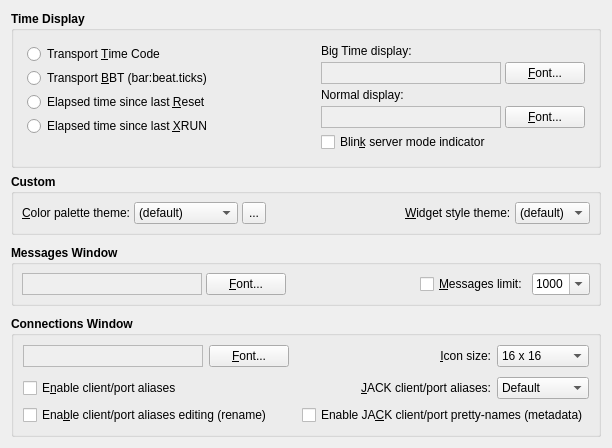
     <widget class="QWidget" name="DisplayTabPage">
      <attribute name="title">
       <string>Display</string>
      </attribute>
      <layout class="QVBoxLayout">
       <item>
        <widget class="QGroupBox" name="TimeDisplayGroupBox">
         <property name="font">
          <font>
           <weight>75</weight>
           <bold>true</bold>
          </font>
         </property>
         <property name="title">
          <string>Time Display</string>
         </property>
         <property name="flat">
          <bool>true</bool>
         </property>
         <layout class="QGridLayout">
          <item row="0" column="0">
           <layout class="QVBoxLayout">
            <property name="spacing">
             <number>4</number>
            </property>
            <property name="leftMargin">
             <number>4</number>
            </property>
            <property name="topMargin">
             <number>4</number>
            </property>
            <property name="rightMargin">
             <number>4</number>
            </property>
            <property name="bottomMargin">
             <number>4</number>
            </property>
            <item>
             <widget class="QRadioButton" name="TransportTimeRadioButton">
              <property name="font">
               <font>
                <weight>50</weight>
                <bold>false</bold>
               </font>
              </property>
              <property name="text">
               <string>Transport &amp;Time Code</string>
              </property>
             </widget>
            </item>
            <item>
             <widget class="QRadioButton" name="TransportBBTRadioButton">
              <property name="font">
               <font>
                <weight>50</weight>
                <bold>false</bold>
               </font>
              </property>
              <property name="text">
               <string>Transport &amp;BBT (bar:beat.ticks)</string>
              </property>
             </widget>
            </item>
            <item>
             <widget class="QRadioButton" name="ElapsedResetRadioButton">
              <property name="font">
               <font>
                <weight>50</weight>
                <bold>false</bold>
               </font>
              </property>
              <property name="text">
               <string>Elapsed time since last &amp;Reset</string>
              </property>
             </widget>
            </item>
            <item>
             <widget class="QRadioButton" name="ElapsedXrunRadioButton">
              <property name="font">
               <font>
                <weight>50</weight>
                <bold>false</bold>
               </font>
              </property>
              <property name="text">
               <string>Elapsed time since last &amp;XRUN</string>
              </property>
             </widget>
            </item>
           </layout>
          </item>
          <item row="0" column="1" rowspan="2">
           <spacer>
            <property name="orientation">
             <enum>Qt::Horizontal</enum>
            </property>
            <property name="sizeHint" stdset="0">
             <size>
              <width>8</width>
              <height>20</height>
             </size>
            </property>
           </spacer>
          </item>
          <item row="0" column="2" rowspan="2">
           <layout class="QGridLayout">
            <property name="leftMargin">
             <number>4</number>
            </property>
            <property name="topMargin">
             <number>4</number>
            </property>
            <property name="rightMargin">
             <number>4</number>
            </property>
            <property name="bottomMargin">
             <number>4</number>
            </property>
            <property name="spacing">
             <number>4</number>
            </property>
            <item row="3" column="0">
             <widget class="QLabel" name="DisplayFont2TextLabel">
              <property name="minimumSize">
               <size>
                <width>180</width>
                <height>0</height>
               </size>
              </property>
              <property name="maximumSize">
               <size>
                <width>260</width>
                <height>32767</height>
               </size>
              </property>
              <property name="font">
               <font>
                <weight>50</weight>
                <bold>false</bold>
               </font>
              </property>
              <property name="toolTip">
               <string>Sample front panel normal display font</string>
              </property>
              <property name="autoFillBackground">
               <bool>true</bool>
              </property>
              <property name="frameShape">
               <enum>QFrame::StyledPanel</enum>
              </property>
              <property name="frameShadow">
               <enum>QFrame::Sunken</enum>
              </property>
              <property name="alignment">
               <set>Qt::AlignCenter</set>
              </property>
              <property name="wordWrap">
               <bool>false</bool>
              </property>
             </widget>
            </item>
            <item row="1" column="0">
             <widget class="QLabel" name="DisplayFont1TextLabel">
              <property name="minimumSize">
               <size>
                <width>180</width>
                <height>0</height>
               </size>
              </property>
              <property name="maximumSize">
               <size>
                <width>260</width>
                <height>32767</height>
               </size>
              </property>
              <property name="font">
               <font>
                <weight>50</weight>
                <bold>false</bold>
               </font>
              </property>
              <property name="toolTip">
               <string>Sample big time display font</string>
              </property>
              <property name="autoFillBackground">
               <bool>true</bool>
              </property>
              <property name="frameShape">
               <enum>QFrame::StyledPanel</enum>
              </property>
              <property name="frameShadow">
               <enum>QFrame::Sunken</enum>
              </property>
              <property name="alignment">
               <set>Qt::AlignCenter</set>
              </property>
              <property name="wordWrap">
               <bool>false</bool>
              </property>
             </widget>
            </item>
            <item row="0" column="0" colspan="2">
             <widget class="QLabel" name="DisplayFont1Label">
              <property name="font">
               <font>
                <weight>50</weight>
                <bold>false</bold>
               </font>
              </property>
              <property name="text">
               <string>Big Time display:</string>
              </property>
              <property name="wordWrap">
               <bool>false</bool>
              </property>
             </widget>
            </item>
            <item row="3" column="1">
             <widget class="QPushButton" name="DisplayFont2PushButton">
              <property name="font">
               <font>
                <weight>50</weight>
                <bold>false</bold>
               </font>
              </property>
              <property name="toolTip">
               <string>Select font for front panel normal display</string>
              </property>
              <property name="text">
               <string>&amp;Font...</string>
              </property>
              <property name="autoDefault">
               <bool>false</bool>
              </property>
             </widget>
            </item>
            <item row="1" column="1">
             <widget class="QPushButton" name="DisplayFont1PushButton">
              <property name="font">
               <font>
                <weight>50</weight>
                <bold>false</bold>
               </font>
              </property>
              <property name="toolTip">
               <string>Select font for big time display</string>
              </property>
              <property name="text">
               <string>&amp;Font...</string>
              </property>
              <property name="autoDefault">
               <bool>false</bool>
              </property>
             </widget>
            </item>
            <item row="2" column="0" colspan="2">
             <widget class="QLabel" name="DisplayFont2Label">
              <property name="font">
               <font>
                <weight>50</weight>
                <bold>false</bold>
               </font>
              </property>
              <property name="text">
               <string>Normal display:</string>
              </property>
              <property name="wordWrap">
               <bool>false</bool>
              </property>
             </widget>
            </item>
            <item row="4" column="0" colspan="2">
             <widget class="QCheckBox" name="DisplayBlinkCheckBox">
              <property name="font">
               <font>
                <weight>50</weight>
                <bold>false</bold>
               </font>
              </property>
              <property name="toolTip">
               <string>Whether to enable blinking (flashing) of the server mode (RT) indicator</string>
              </property>
              <property name="text">
               <string>Blin&amp;k server mode indicator</string>
              </property>
             </widget>
            </item>
           </layout>
          </item>
         </layout>
        </widget>
       </item>
       <item>
        <widget class="QGroupBox" name="DisplayCustomGroupBox">
         <property name="font">
          <font>
           <weight>75</weight>
           <bold>true</bold>
          </font>
         </property>
         <property name="title">
          <string>Custom</string>
         </property>
         <property name="flat">
          <bool>true</bool>
         </property>
         <layout class="QGridLayout">
          <property name="leftMargin">
           <number>8</number>
          </property>
          <property name="topMargin">
           <number>8</number>
          </property>
          <property name="rightMargin">
           <number>8</number>
          </property>
          <property name="bottomMargin">
           <number>8</number>
          </property>
          <property name="spacing">
           <number>4</number>
          </property>
          <item row="0" column="0">
           <widget class="QLabel" name="CustomColorThemeTextLabel">
            <property name="font">
             <font>
              <weight>50</weight>
              <bold>false</bold>
             </font>
            </property>
            <property name="text">
             <string>&amp;Color palette theme:</string>
            </property>
            <property name="alignment">
             <set>Qt::AlignRight|Qt::AlignTrailing|Qt::AlignVCenter</set>
            </property>
            <property name="buddy">
             <cstring>CustomColorThemeComboBox</cstring>
            </property>
           </widget>
          </item>
          <item row="0" column="1">
           <widget class="QComboBox" name="CustomColorThemeComboBox">
            <property name="font">
             <font>
              <weight>50</weight>
              <bold>false</bold>
             </font>
            </property>
            <property name="toolTip">
             <string>Custom color palette theme</string>
            </property>
            <property name="editable">
             <bool>false</bool>
            </property>
            <item>
             <property name="text">
              <string>(default)</string>
             </property>
            </item>
            <item>
             <property name="text">
              <string>Wonton Soup</string>
             </property>
            </item>
            <item>
             <property name="text">
              <string>KXStudio</string>
             </property>
            </item>
           </widget>
          </item>
          <item row="0" column="3">
           <widget class="QToolButton" name="CustomColorThemeToolButton">
            <property name="minimumSize">
             <size>
              <width>22</width>
              <height>22</height>
             </size>
            </property>
            <property name="maximumSize">
             <size>
              <width>24</width>
              <height>24</height>
             </size>
            </property>
            <property name="font">
             <font>
              <weight>50</weight>
              <bold>false</bold>
             </font>
            </property>
            <property name="focusPolicy">
             <enum>Qt::TabFocus</enum>
            </property>
            <property name="toolTip">
             <string>Manage custom color palette themes</string>
            </property>
            <property name="text">
             <string>...</string>
            </property>
           </widget>
          </item>
          <item row="0" column="4">
           <spacer>
            <property name="orientation">
             <enum>Qt::Horizontal</enum>
            </property>
            <property name="sizeHint" stdset="0">
             <size>
              <width>20</width>
              <height>20</height>
             </size>
            </property>
           </spacer>
          </item>
          <item row="0" column="5">
           <widget class="QLabel" name="CustomStyleThemeTextLabel">
            <property name="font">
             <font>
              <weight>50</weight>
              <bold>false</bold>
             </font>
            </property>
            <property name="text">
             <string>&amp;Widget style theme:</string>
            </property>
            <property name="buddy">
             <cstring>CustomStyleThemeComboBox</cstring>
            </property>
           </widget>
          </item>
          <item row="0" column="6">
           <widget class="QComboBox" name="CustomStyleThemeComboBox">
            <property name="font">
             <font>
              <weight>50</weight>
              <bold>false</bold>
             </font>
            </property>
            <property name="toolTip">
             <string>Custom widget style theme</string>
            </property>
            <property name="editable">
             <bool>false</bool>
            </property>
            <item>
             <property name="text">
              <string>(default)</string>
             </property>
            </item>
           </widget>
          </item>
         </layout>
        </widget>
       </item>
       <item>
        <spacer>
         <property name="orientation">
          <enum>Qt::Vertical</enum>
         </property>
         <property name="sizeHint" stdset="0">
          <size>
           <width>20</width>
           <height>4</height>
          </size>
         </property>
        </spacer>
       </item>
       <item>
        <widget class="QGroupBox" name="MessagesWindowGroupBox">
         <property name="font">
          <font>
           <weight>75</weight>
           <bold>true</bold>
          </font>
         </property>
         <property name="title">
          <string>Messages Window</string>
         </property>
         <property name="flat">
          <bool>true</bool>
         </property>
         <layout class="QHBoxLayout">
          <property name="spacing">
           <number>4</number>
          </property>
          <property name="leftMargin">
           <number>8</number>
          </property>
          <property name="topMargin">
           <number>8</number>
          </property>
          <property name="rightMargin">
           <number>8</number>
          </property>
          <property name="bottomMargin">
           <number>8</number>
          </property>
          <item>
           <widget class="QLabel" name="MessagesFontTextLabel">
            <property name="minimumSize">
             <size>
              <width>180</width>
              <height>0</height>
             </size>
            </property>
            <property name="maximumSize">
             <size>
              <width>260</width>
              <height>16777215</height>
             </size>
            </property>
            <property name="font">
             <font>
              <weight>50</weight>
              <bold>false</bold>
             </font>
            </property>
            <property name="toolTip">
             <string>Sample messages text font display</string>
            </property>
            <property name="autoFillBackground">
             <bool>true</bool>
            </property>
            <property name="frameShape">
             <enum>QFrame::StyledPanel</enum>
            </property>
            <property name="frameShadow">
             <enum>QFrame::Sunken</enum>
            </property>
            <property name="alignment">
             <set>Qt::AlignCenter</set>
            </property>
            <property name="wordWrap">
             <bool>false</bool>
            </property>
           </widget>
          </item>
          <item>
           <widget class="QPushButton" name="MessagesFontPushButton">
            <property name="font">
             <font>
              <weight>50</weight>
              <bold>false</bold>
             </font>
            </property>
            <property name="toolTip">
             <string>Select font for the messages text display</string>
            </property>
            <property name="text">
             <string>&amp;Font...</string>
            </property>
            <property name="autoDefault">
             <bool>false</bool>
            </property>
           </widget>
          </item>
          <item>
           <spacer>
            <property name="orientation">
             <enum>Qt::Horizontal</enum>
            </property>
            <property name="sizeHint" stdset="0">
             <size>
              <width>8</width>
              <height>20</height>
             </size>
            </property>
           </spacer>
          </item>
          <item>
           <widget class="QCheckBox" name="MessagesLimitCheckBox">
            <property name="font">
             <font>
              <weight>50</weight>
              <bold>false</bold>
             </font>
            </property>
            <property name="toolTip">
             <string>Whether to keep a maximum number of lines in the messages window</string>
            </property>
            <property name="text">
             <string>&amp;Messages limit:</string>
            </property>
           </widget>
          </item>
          <item>
           <widget class="QComboBox" name="MessagesLimitLinesComboBox">
            <property name="font">
             <font>
              <weight>50</weight>
              <bold>false</bold>
             </font>
            </property>
            <property name="toolTip">
             <string>The maximum number of message lines to keep in view</string>
            </property>
            <property name="editable">
             <bool>true</bool>
            </property>
            <property name="currentIndex">
             <number>3</number>
            </property>
            <item>
             <property name="text">
              <string>100</string>
             </property>
            </item>
            <item>
             <property name="text">
              <string>250</string>
             </property>
            </item>
            <item>
             <property name="text">
              <string>500</string>
             </property>
            </item>
            <item>
             <property name="text">
              <string>1000</string>
             </property>
            </item>
            <item>
             <property name="text">
              <string>2500</string>
             </property>
            </item>
            <item>
             <property name="text">
              <string>5000</string>
             </property>
            </item>
           </widget>
          </item>
         </layout>
        </widget>
       </item>
       <item>
        <spacer>
         <property name="orientation">
          <enum>Qt::Vertical</enum>
         </property>
         <property name="sizeHint" stdset="0">
          <size>
           <width>20</width>
           <height>4</height>
          </size>
         </property>
        </spacer>
       </item>
       <item>
        <widget class="QGroupBox" name="ConnectionsWindowGroupBox">
         <property name="font">
          <font>
           <weight>75</weight>
           <bold>true</bold>
          </font>
         </property>
         <property name="title">
          <string>Connections Window</string>
         </property>
         <property name="flat">
          <bool>true</bool>
         </property>
         <layout class="QGridLayout">
          <item row="0" column="0">
           <widget class="QLabel" name="ConnectionsFontTextLabel">
            <property name="minimumSize">
             <size>
              <width>180</width>
              <height>0</height>
             </size>
            </property>
            <property name="maximumSize">
             <size>
              <width>260</width>
              <height>16777215</height>
             </size>
            </property>
            <property name="font">
             <font>
              <weight>50</weight>
              <bold>false</bold>
             </font>
            </property>
            <property name="toolTip">
             <string>Sample connections view font</string>
            </property>
            <property name="autoFillBackground">
             <bool>true</bool>
            </property>
            <property name="frameShape">
             <enum>QFrame::StyledPanel</enum>
            </property>
            <property name="frameShadow">
             <enum>QFrame::Sunken</enum>
            </property>
            <property name="alignment">
             <set>Qt::AlignCenter</set>
            </property>
            <property name="wordWrap">
             <bool>false</bool>
            </property>
           </widget>
          </item>
          <item row="0" column="1">
           <widget class="QPushButton" name="ConnectionsFontPushButton">
            <property name="font">
             <font>
              <weight>50</weight>
              <bold>false</bold>
             </font>
            </property>
            <property name="toolTip">
             <string>Select font for the connections view</string>
            </property>
            <property name="text">
             <string>&amp;Font...</string>
            </property>
            <property name="autoDefault">
             <bool>false</bool>
            </property>
           </widget>
          </item>
          <item row="0" column="2" colspan="2">
           <spacer>
            <property name="orientation">
             <enum>Qt::Horizontal</enum>
            </property>
            <property name="sizeHint" stdset="0">
             <size>
              <width>8</width>
              <height>20</height>
             </size>
            </property>
           </spacer>
          </item>
          <item row="0" column="4">
           <widget class="QLabel" name="ConnectionsIconSizeTextLabel">
            <property name="font">
             <font>
              <weight>50</weight>
              <bold>false</bold>
             </font>
            </property>
            <property name="text">
             <string>&amp;Icon size:</string>
            </property>
            <property name="alignment">
             <set>Qt::AlignRight|Qt::AlignTrailing|Qt::AlignVCenter</set>
            </property>
            <property name="wordWrap">
             <bool>false</bool>
            </property>
            <property name="buddy">
             <cstring>ConnectionsIconSizeComboBox</cstring>
            </property>
           </widget>
          </item>
          <item row="0" column="5">
           <widget class="QComboBox" name="ConnectionsIconSizeComboBox">
            <property name="font">
             <font>
              <weight>50</weight>
              <bold>false</bold>
             </font>
            </property>
            <property name="toolTip">
             <string>The icon size for each item of the connections view</string>
            </property>
            <property name="editable">
             <bool>false</bool>
            </property>
            <property name="currentIndex">
             <number>0</number>
            </property>
            <item>
             <property name="text">
              <string>16 x 16</string>
             </property>
            </item>
            <item>
             <property name="text">
              <string>32 x 32</string>
             </property>
            </item>
            <item>
             <property name="text">
              <string>64 x 64</string>
             </property>
            </item>
           </widget>
          </item>
          <item row="1" column="0" colspan="6">
           <spacer>
            <property name="orientation">
             <enum>Qt::Vertical</enum>
            </property>
            <property name="sizeHint" stdset="0">
             <size>
              <width>20</width>
              <height>4</height>
             </size>
            </property>
           </spacer>
          </item>
          <item row="2" column="0" colspan="3">
           <widget class="QCheckBox" name="AliasesEnabledCheckBox">
            <property name="font">
             <font>
              <weight>50</weight>
              <bold>false</bold>
             </font>
            </property>
            <property name="toolTip">
             <string>Whether to enable client/port name aliases on the connections window</string>
            </property>
            <property name="text">
             <string>E&amp;nable client/port aliases</string>
            </property>
           </widget>
          </item>
          <item row="2" column="3" colspan="2">
           <widget class="QLabel" name="JackClientPortAliasTextLabel">
            <property name="font">
             <font>
              <weight>50</weight>
              <bold>false</bold>
             </font>
            </property>
            <property name="text">
             <string>&amp;JACK client/port aliases:</string>
            </property>
            <property name="alignment">
             <set>Qt::AlignRight|Qt::AlignTrailing|Qt::AlignVCenter</set>
            </property>
            <property name="wordWrap">
             <bool>false</bool>
            </property>
            <property name="buddy">
             <cstring>JackClientPortAliasComboBox</cstring>
            </property>
           </widget>
          </item>
          <item row="2" column="5">
           <widget class="QComboBox" name="JackClientPortAliasComboBox">
            <property name="font">
             <font>
              <weight>50</weight>
              <bold>false</bold>
             </font>
            </property>
            <property name="toolTip">
             <string>JACK client/port aliases display mode</string>
            </property>
            <property name="editable">
             <bool>false</bool>
            </property>
            <property name="currentIndex">
             <number>0</number>
            </property>
            <item>
             <property name="text">
              <string>Default</string>
             </property>
            </item>
            <item>
             <property name="text">
              <string>First</string>
             </property>
            </item>
            <item>
             <property name="text">
              <string>Second</string>
             </property>
            </item>
           </widget>
          </item>
          <item row="3" column="0" colspan="3">
           <widget class="QCheckBox" name="AliasesEditingCheckBox">
            <property name="font">
             <font>
              <weight>50</weight>
              <bold>false</bold>
             </font>
            </property>
            <property name="toolTip">
             <string>Whether to enable in-place client/port name editing (rename)</string>
            </property>
            <property name="text">
             <string>Ena&amp;ble client/port aliases editing (rename)</string>
            </property>
           </widget>
          </item>
          <item row="3" column="3" colspan="3">
           <widget class="QCheckBox" name="JackClientPortMetadataCheckBox">
            <property name="font">
             <font>
              <weight>50</weight>
              <bold>false</bold>
             </font>
            </property>
            <property name="toolTip">
             <string>JACK client/port pretty-name (metadata) display mode</string>
            </property>
            <property name="text">
             <string>Enable JA&amp;CK client/port pretty-names (metadata)</string>
            </property>
           </widget>
          </item>
         </layout>
        </widget>
       </item>
      </layout>
     </widget>
